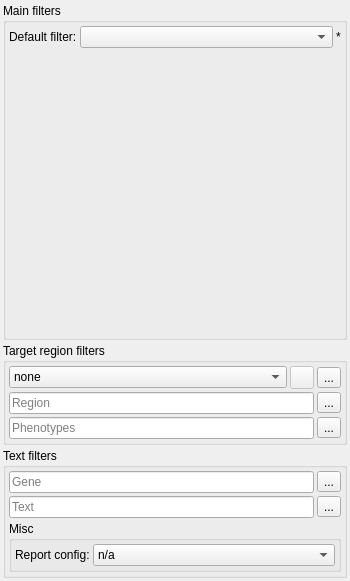
<?xml version="1.0" encoding="UTF-8"?>
<ui version="4.0">
 <class>FilterWidgetFusion</class>
 <widget class="QWidget" name="FilterWidgetFusion">
  <property name="geometry">
   <rect>
    <x>0</x>
    <y>0</y>
    <width>350</width>
    <height>581</height>
   </rect>
  </property>
  <property name="minimumSize">
   <size>
    <width>350</width>
    <height>500</height>
   </size>
  </property>
  <property name="windowTitle">
   <string>Filters</string>
  </property>
  <layout class="QVBoxLayout" name="verticalLayout_3">
   <property name="spacing">
    <number>3</number>
   </property>
   <property name="leftMargin">
    <number>3</number>
   </property>
   <property name="topMargin">
    <number>3</number>
   </property>
   <property name="rightMargin">
    <number>3</number>
   </property>
   <property name="bottomMargin">
    <number>3</number>
   </property>
   <item>
    <widget class="QGroupBox" name="groupBox">
     <property name="sizePolicy">
      <sizepolicy hsizetype="Minimum" vsizetype="MinimumExpanding">
       <horstretch>0</horstretch>
       <verstretch>0</verstretch>
      </sizepolicy>
     </property>
     <property name="toolTip">
      <string/>
     </property>
     <property name="title">
      <string>Main filters</string>
     </property>
     <property name="flat">
      <bool>true</bool>
     </property>
     <layout class="QVBoxLayout" name="verticalLayout">
      <property name="spacing">
       <number>3</number>
      </property>
      <property name="leftMargin">
       <number>3</number>
      </property>
      <property name="topMargin">
       <number>3</number>
      </property>
      <property name="rightMargin">
       <number>3</number>
      </property>
      <property name="bottomMargin">
       <number>3</number>
      </property>
      <item>
       <layout class="QHBoxLayout" name="horizontalLayout_3">
        <property name="spacing">
         <number>3</number>
        </property>
        <item>
         <widget class="QLabel" name="label_2">
          <property name="text">
           <string>Default filter:</string>
          </property>
         </widget>
        </item>
        <item>
         <widget class="QComboBox" name="filters">
          <property name="sizePolicy">
           <sizepolicy hsizetype="Expanding" vsizetype="Fixed">
            <horstretch>0</horstretch>
            <verstretch>0</verstretch>
           </sizepolicy>
          </property>
          <property name="maxVisibleItems">
           <number>20</number>
          </property>
         </widget>
        </item>
        <item>
         <widget class="QLabel" name="lab_modified">
          <property name="toolTip">
           <string>The filter was modified</string>
          </property>
          <property name="text">
           <string>*</string>
          </property>
         </widget>
        </item>
       </layout>
      </item>
      <item>
       <widget class="FilterCascadeWidget" name="cascade_widget" native="true">
        <property name="sizePolicy">
         <sizepolicy hsizetype="Expanding" vsizetype="Expanding">
          <horstretch>0</horstretch>
          <verstretch>0</verstretch>
         </sizepolicy>
        </property>
       </widget>
      </item>
     </layout>
    </widget>
   </item>
   <item>
    <widget class="QGroupBox" name="groupBox_2">
     <property name="title">
      <string>Target region filters</string>
     </property>
     <property name="flat">
      <bool>true</bool>
     </property>
     <layout class="QGridLayout" name="gridLayout">
      <property name="leftMargin">
       <number>3</number>
      </property>
      <property name="topMargin">
       <number>3</number>
      </property>
      <property name="rightMargin">
       <number>3</number>
      </property>
      <property name="bottomMargin">
       <number>3</number>
      </property>
      <property name="spacing">
       <number>3</number>
      </property>
      <item row="2" column="2">
       <widget class="QToolButton" name="hpo_import">
        <property name="toolTip">
         <string>&lt;html&gt;&lt;head/&gt;&lt;body&gt;&lt;p&gt;Import from main variant list.&lt;/p&gt;&lt;/body&gt;&lt;/html&gt;</string>
        </property>
        <property name="text">
         <string>...</string>
        </property>
        <property name="icon">
         <iconset resource="GSvar.qrc">
          <normaloff>:/Icons/Import.png</normaloff>:/Icons/Import.png</iconset>
        </property>
       </widget>
      </item>
      <item row="1" column="2">
       <widget class="QToolButton" name="region_import">
        <property name="toolTip">
         <string>&lt;html&gt;&lt;head/&gt;&lt;body&gt;&lt;p&gt;Import from main variant list.&lt;/p&gt;&lt;/body&gt;&lt;/html&gt;</string>
        </property>
        <property name="text">
         <string>...</string>
        </property>
        <property name="icon">
         <iconset resource="GSvar.qrc">
          <normaloff>:/Icons/Import.png</normaloff>:/Icons/Import.png</iconset>
        </property>
       </widget>
      </item>
      <item row="0" column="2">
       <widget class="QToolButton" name="roi_import">
        <property name="toolTip">
         <string>&lt;html&gt;&lt;head/&gt;&lt;body&gt;&lt;p&gt;Import from main variant list.&lt;/p&gt;&lt;/body&gt;&lt;/html&gt;</string>
        </property>
        <property name="text">
         <string>...</string>
        </property>
        <property name="icon">
         <iconset resource="GSvar.qrc">
          <normaloff>:/Icons/Import.png</normaloff>:/Icons/Import.png</iconset>
        </property>
       </widget>
      </item>
      <item row="0" column="0">
       <widget class="QComboBox" name="roi">
        <property name="contextMenuPolicy">
         <enum>Qt::ActionsContextMenu</enum>
        </property>
        <property name="maxVisibleItems">
         <number>30</number>
        </property>
        <property name="insertPolicy">
         <enum>QComboBox::NoInsert</enum>
        </property>
        <property name="sizeAdjustPolicy">
         <enum>QComboBox::AdjustToMinimumContentsLength</enum>
        </property>
        <item>
         <property name="text">
          <string>none</string>
         </property>
        </item>
       </widget>
      </item>
      <item row="0" column="1">
       <widget class="QToolButton" name="calculate_gene_overlap">
        <property name="enabled">
         <bool>false</bool>
        </property>
        <property name="toolTip">
         <string>&lt;html&gt;&lt;head/&gt;&lt;body&gt;&lt;p&gt;Annotate for all CNVs the gene overlap of the currently selected target region. The overlapping genes will be displayed as tooltip in the genes column.&lt;/p&gt;&lt;p&gt;Only possible if gene list file with gene names (named: &amp;quot;_genes.txt&amp;quot;) and connection to the NGSD is available. &lt;/p&gt;&lt;/body&gt;&lt;/html&gt;</string>
        </property>
        <property name="text">
         <string/>
        </property>
        <property name="icon">
         <iconset resource="GSvar.qrc">
          <normaloff>:/Icons/Database.png</normaloff>:/Icons/Database.png</iconset>
        </property>
       </widget>
      </item>
      <item row="1" column="0" colspan="2">
       <widget class="QLineEdit" name="region">
        <property name="contextMenuPolicy">
         <enum>Qt::DefaultContextMenu</enum>
        </property>
        <property name="toolTip">
         <string>&lt;html&gt;&lt;head/&gt;&lt;body&gt;&lt;p&gt;Single target region e.g. 'chr1:120611985-120612025' or 'chr1'&lt;br/&gt;&lt;br/&gt;Notes:&lt;br/&gt;- Press return to finish entering text!&lt;/p&gt;&lt;/body&gt;&lt;/html&gt;</string>
        </property>
        <property name="placeholderText">
         <string>Region</string>
        </property>
        <property name="clearButtonEnabled">
         <bool>true</bool>
        </property>
       </widget>
      </item>
      <item row="2" column="0" colspan="2">
       <widget class="ClickableLineEdit" name="hpo">
        <property name="contextMenuPolicy">
         <enum>Qt::CustomContextMenu</enum>
        </property>
        <property name="toolTip">
         <string>&lt;html&gt;&lt;head/&gt;&lt;body&gt;&lt;p&gt;This text is overwritten at runtime!&lt;/p&gt;&lt;/body&gt;&lt;/html&gt;</string>
        </property>
        <property name="readOnly">
         <bool>true</bool>
        </property>
        <property name="placeholderText">
         <string>Phenotypes</string>
        </property>
        <property name="clearButtonEnabled">
         <bool>false</bool>
        </property>
       </widget>
      </item>
     </layout>
    </widget>
   </item>
   <item>
    <widget class="QGroupBox" name="groupBox_4">
     <property name="title">
      <string>Text filters</string>
     </property>
     <property name="flat">
      <bool>true</bool>
     </property>
     <layout class="QGridLayout" name="gridLayout_2">
      <property name="leftMargin">
       <number>3</number>
      </property>
      <property name="topMargin">
       <number>3</number>
      </property>
      <property name="rightMargin">
       <number>3</number>
      </property>
      <property name="bottomMargin">
       <number>3</number>
      </property>
      <property name="spacing">
       <number>3</number>
      </property>
      <item row="0" column="1">
       <widget class="QToolButton" name="gene_import">
        <property name="toolTip">
         <string>&lt;html&gt;&lt;head/&gt;&lt;body&gt;&lt;p&gt;Import from main variant list.&lt;/p&gt;&lt;/body&gt;&lt;/html&gt;</string>
        </property>
        <property name="text">
         <string>...</string>
        </property>
        <property name="icon">
         <iconset resource="GSvar.qrc">
          <normaloff>:/Icons/Import.png</normaloff>:/Icons/Import.png</iconset>
        </property>
       </widget>
      </item>
      <item row="1" column="0">
       <widget class="QLineEdit" name="text">
        <property name="contextMenuPolicy">
         <enum>Qt::DefaultContextMenu</enum>
        </property>
        <property name="toolTip">
         <string>&lt;html&gt;&lt;head/&gt;&lt;body&gt;&lt;p&gt;Text filter using all annotation columns (case-insensitive).&lt;br/&gt;&lt;br/&gt;Notes:&lt;br/&gt;- Press return to finish entering text.&lt;/p&gt;&lt;/body&gt;&lt;/html&gt;</string>
        </property>
        <property name="text">
         <string/>
        </property>
        <property name="placeholderText">
         <string>Text</string>
        </property>
        <property name="clearButtonEnabled">
         <bool>true</bool>
        </property>
       </widget>
      </item>
      <item row="1" column="1">
       <widget class="QToolButton" name="text_import">
        <property name="toolTip">
         <string>&lt;html&gt;&lt;head/&gt;&lt;body&gt;&lt;p&gt;Import from main variant list.&lt;/p&gt;&lt;/body&gt;&lt;/html&gt;</string>
        </property>
        <property name="text">
         <string>...</string>
        </property>
        <property name="icon">
         <iconset resource="GSvar.qrc">
          <normaloff>:/Icons/Import.png</normaloff>:/Icons/Import.png</iconset>
        </property>
       </widget>
      </item>
      <item row="0" column="0">
       <widget class="QLineEdit" name="gene">
        <property name="contextMenuPolicy">
         <enum>Qt::DefaultContextMenu</enum>
        </property>
        <property name="toolTip">
         <string>&lt;html&gt;&lt;head/&gt;&lt;body&gt;&lt;p&gt;Comma-separated list of gene names.&lt;br/&gt;&lt;br/&gt;Notes:&lt;br/&gt;- You can use '*' as a wildcard. &lt;br/&gt;- Press return to finish entering text.&lt;/p&gt;&lt;/body&gt;&lt;/html&gt;</string>
        </property>
        <property name="placeholderText">
         <string>Gene</string>
        </property>
        <property name="clearButtonEnabled">
         <bool>true</bool>
        </property>
       </widget>
      </item>
      <item row="2" column="0" colspan="2">
       <widget class="QGroupBox" name="groupBox_3">
        <property name="title">
         <string>Misc</string>
        </property>
        <property name="flat">
         <bool>true</bool>
        </property>
        <layout class="QGridLayout" name="gridLayout_3">
         <property name="leftMargin">
          <number>3</number>
         </property>
         <property name="topMargin">
          <number>3</number>
         </property>
         <property name="rightMargin">
          <number>3</number>
         </property>
         <property name="bottomMargin">
          <number>3</number>
         </property>
         <property name="spacing">
          <number>3</number>
         </property>
         <item row="0" column="0">
          <widget class="QLabel" name="label">
           <property name="text">
            <string>Report config:</string>
           </property>
          </widget>
         </item>
         <item row="0" column="1">
          <widget class="QComboBox" name="report_config">
           <property name="sizePolicy">
            <sizepolicy hsizetype="Expanding" vsizetype="Fixed">
             <horstretch>0</horstretch>
             <verstretch>0</verstretch>
            </sizepolicy>
           </property>
           <item>
            <property name="text">
             <string>n/a</string>
            </property>
           </item>
           <item>
            <property name="text">
             <string>variants with report configuration</string>
            </property>
           </item>
           <item>
            <property name="text">
             <string>variants without report configuration</string>
            </property>
           </item>
          </widget>
         </item>
        </layout>
       </widget>
      </item>
     </layout>
    </widget>
   </item>
  </layout>
 </widget>
 <customwidgets>
  <customwidget>
   <class>ClickableLineEdit</class>
   <extends>QLineEdit</extends>
   <header>ClickableLineEdit.h</header>
  </customwidget>
  <customwidget>
   <class>FilterCascadeWidget</class>
   <extends>QWidget</extends>
   <header>FilterCascadeWidget.h</header>
   <container>1</container>
  </customwidget>
 </customwidgets>
 <resources>
  <include location="GSvar.qrc"/>
 </resources>
 <connections/>
</ui>
